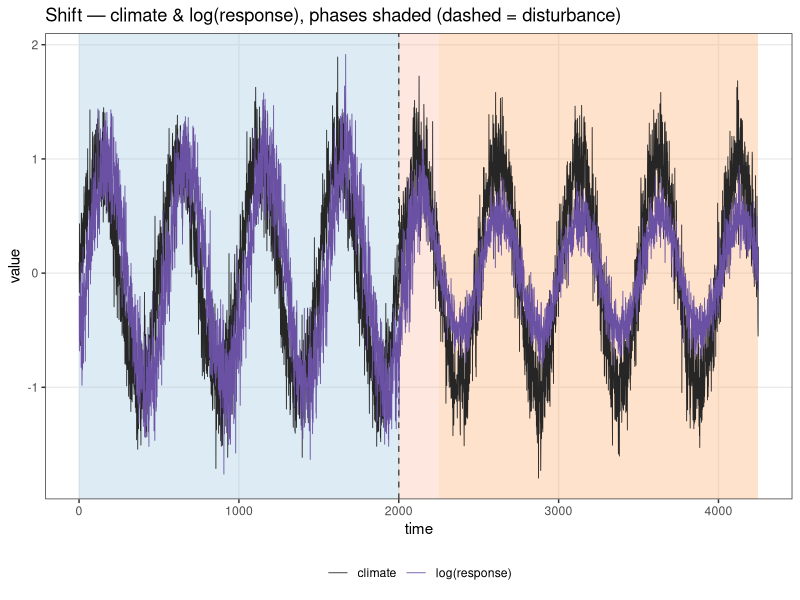
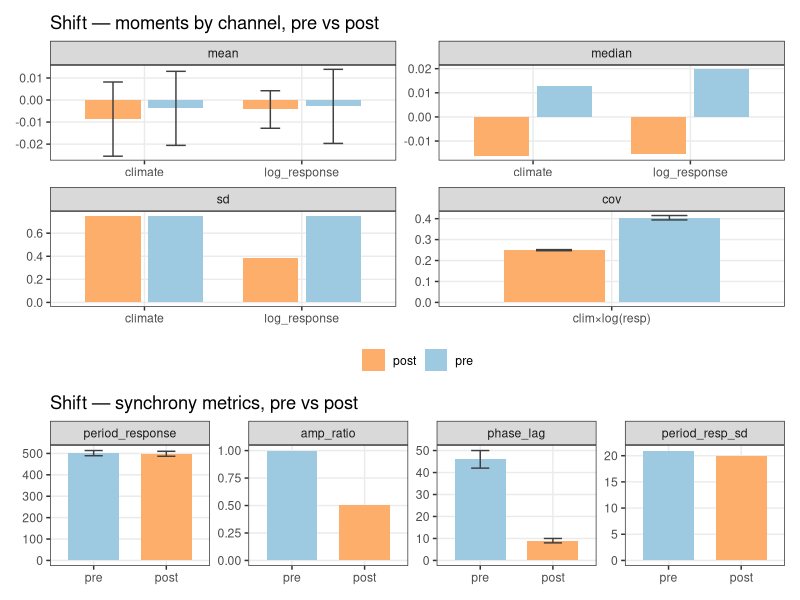
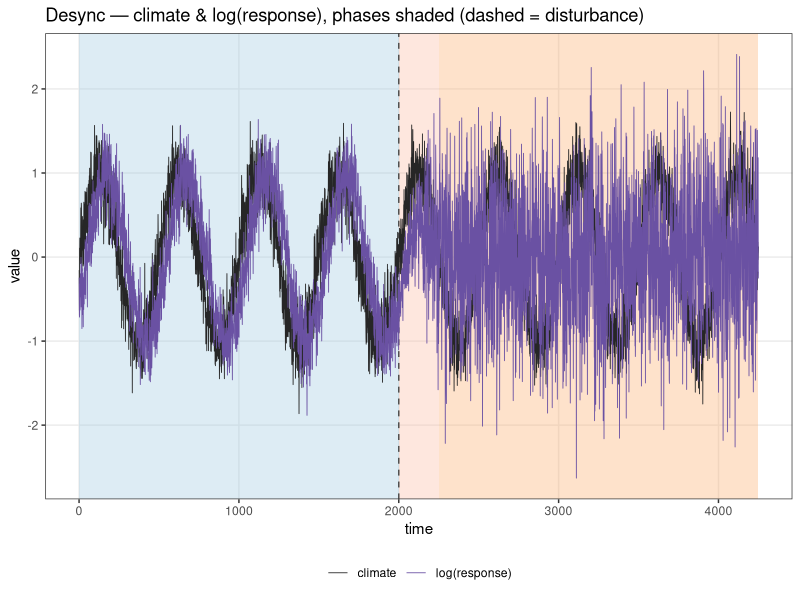
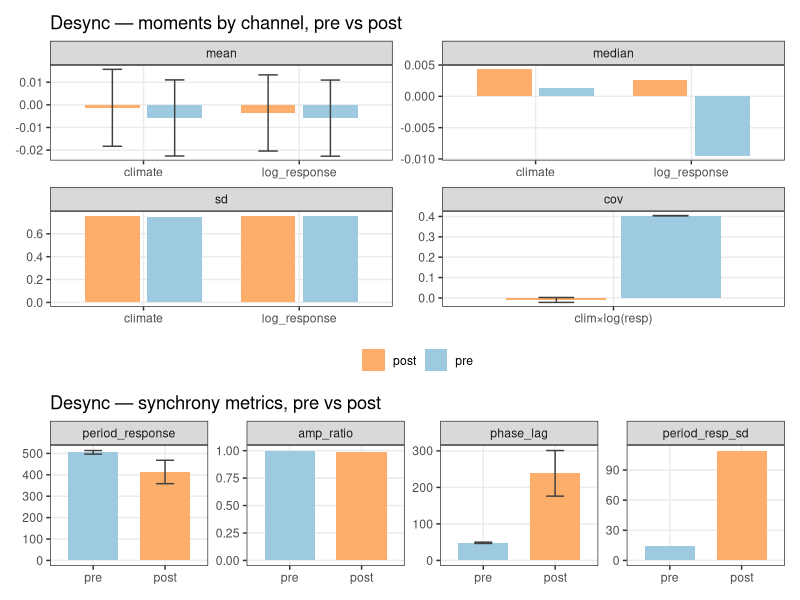
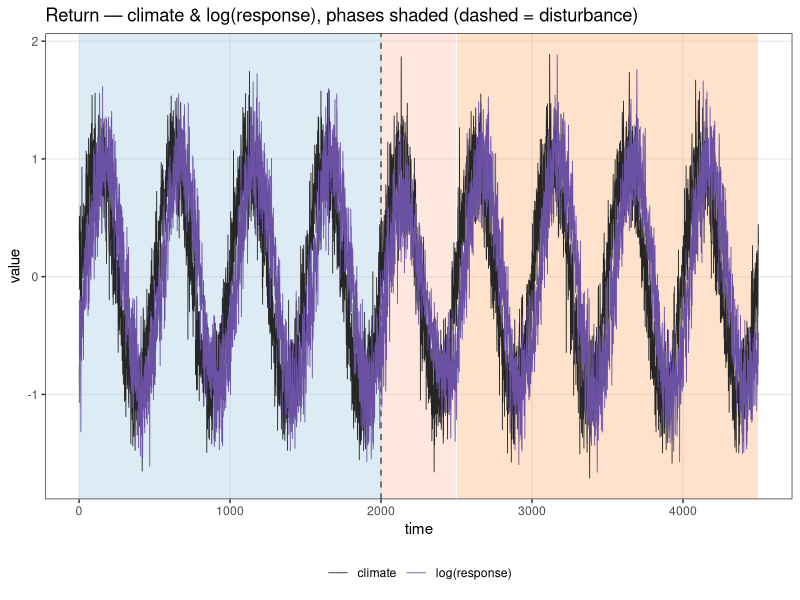
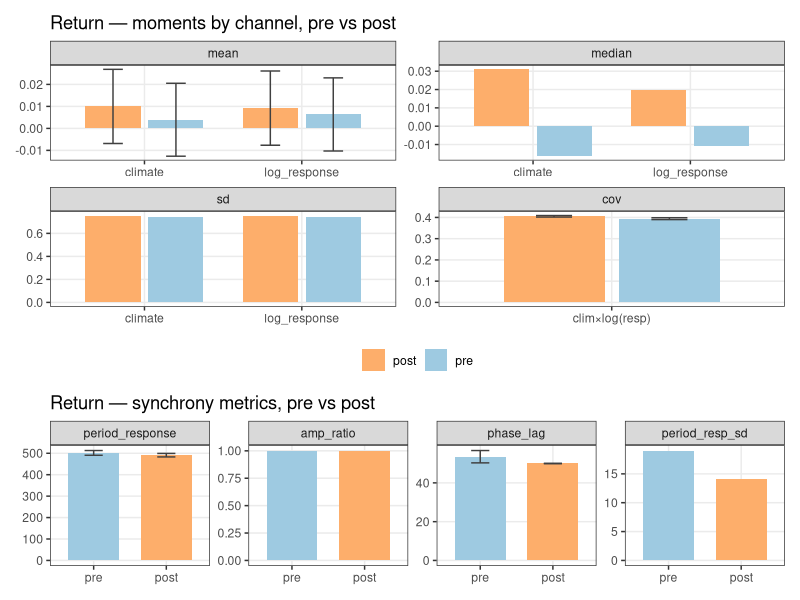
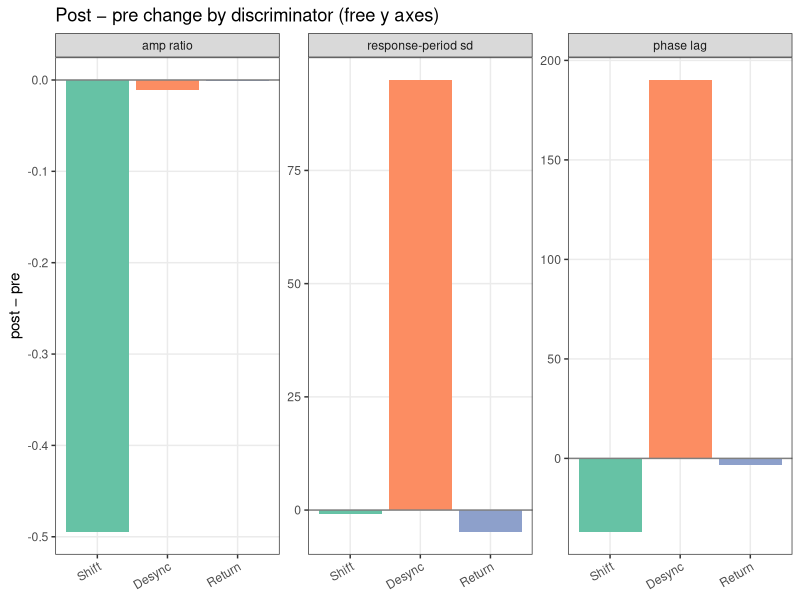

R code for these plots, in order:
## ---- chunk 1
knitr::opts_chunk$set(echo = TRUE, message = FALSE, warning = FALSE)
suppressMessages({ library(dplyr); library(tidyr); library(readr); library(ggplot2)
                   library(knitr); library(patchwork) })
theme_set(theme_bw(base_size = 11) +
  theme(panel.grid.minor = element_blank(), legend.position = "bottom"))
P <- 500   # generator period (steps); see CLAUDE.md. Only used to wrap phase lag into [0,P).
# auto-incrementing figure counter (document order) — used in each chunk's fig.cap.
fig_n <- local({ i <- 0L; function(x) { i <<- i + 1L; paste0("Figure ", i, ". ", x) } })
## ---- chunk 2
# centered moving average (window w); NA at the ±(w-1)/2 ends — used for peak-finding only.
smooth_ma <- function(x, w = 51) as.numeric(stats::filter(x, rep(1 / w, w)))

# local maxima of a smoothed copy, thinned greedily by height to a minimum separation `gap`.
# Two noise defences: keep only candidates above the window mean (an oscillation peak sits above
# its central tendency ⇒ drops trough-region ripples), then greedy gap≈0.6P ⇒ ≤1 peak/period.
find_peaks <- function(x, w = 51, gap = 300) {
  s <- smooth_ma(x, w); n <- length(s)
  interior <- s[2:(n - 1)] > s[1:(n - 2)] & s[2:(n - 1)] >= s[3:n]
  cand <- which(c(FALSE, interior, FALSE))            # NA comparisons drop out of which()
  cand <- cand[s[cand] > mean(s, na.rm = TRUE)]       # peaks lie above central tendency
  cand <- cand[order(s[cand], decreasing = TRUE)]     # tallest first
  keep <- integer(0)
  for (i in cand) if (all(abs(i - keep) >= gap)) keep <- c(keep, i)
  sort(keep)
}

# per-channel moments: central tendency (mean, median) + spread (sd, var, IQR, range).
series_stats <- function(x)
  tibble(mean = mean(x), median = median(x), sd = sd(x),
         var = var(x), IQR = IQR(x), range = diff(range(x)))

# per-response-peak offset behind the preceding climate peak, wrapped into [0,P). Empty if either
# channel has no peak. phase_lag = its mean; the vector also feeds the metric's standard error.
peak_offsets <- function(pc, pr) {
  if (!length(pc) || !length(pr)) return(numeric(0))
  vapply(pr, function(tr) {
    prior <- pc[pc <= tr]
    d <- if (length(prior)) tr - max(prior) else tr - min(pc)
    ((d %% P) + P) %% P
  }, numeric(1))
}
se_mean  <- function(x) if (length(x) > 1) sd(x) / sqrt(length(x)) else NA_real_  # SE of a sample mean

# covariance SE from per-cycle estimates: cut the window into P-long blocks, cov within each,
# SE = sd(block covs)/√n_blocks. Valid under autocorrelation — an iid cov SE would be far too
# narrow (effective n is the ~4 cycles, not the ~2000 points). Mirrors the peak-metric SEs.
cov_se <- function(x, y) {
  blk <- (seq_along(x) - 1) %/% P
  cv  <- tapply(seq_along(x), blk, function(i) if (length(i) > 2) cov(x[i], y[i]) else NA_real_)
  se_mean(cv[is.finite(cv)])
}

# synchrony summary for one settled window (climate/response columns). Peaks are found ONCE here
# and every derived quantity — including the mean-type standard errors (period_response_se,
# phase_lag_se) — reuses them, so callers never re-run find_peaks.
# period_resp_sd = spacing irregularity: small ⇒ clean oscillation, large ⇒ decoupled/noise.
sync_one <- function(sub) {
  pc <- find_peaks(sub$climate); pr <- find_peaks(sub$log_response)   # response peaks in log space
  dpr <- diff(pr); off <- peak_offsets(pc, pr)      # spacings / offsets feed both value and SE
  ac <- sd(sub$climate); ar <- sd(sub$log_response) # amp_response = sd(log R) ≈ β; sd computed once
  tibble(n = nrow(sub),
         period_climate     = mean(diff(pc)),
         period_response    = mean(dpr),
         period_response_se = se_mean(dpr),          # SE of the mean inter-peak interval
         period_resp_sd     = sd(dpr),
         amp_climate        = ac,
         amp_response       = ar,
         amp_ratio          = ar / ac,
         phase_lag          = if (length(off)) mean(off) else NA_real_,
         phase_lag_se       = se_mean(off))          # SE of the mean per-peak offset
}

# tables + figure for one dataset, over the settled pre/post regimes (transition excluded).
stats_by_period <- function(df)
  df %>% filter(phase %in% c("pre", "post")) %>%
    pivot_longer(c(climate, log_response), names_to = "series") %>%
    group_by(phase, series) %>% group_modify(~ series_stats(.x$value)) %>% ungroup() %>%
    mutate(phase = factor(phase, c("pre", "post"))) %>% arrange(phase, series)

sync_by_period <- function(df)
  bind_rows(pre  = sync_one(filter(df, phase == "pre")),
            post = sync_one(filter(df, phase == "post")), .id = "phase") %>%
    mutate(phase = factor(phase, c("pre", "post")))

# contiguous phase spans → shaded background bands (disturbance is a single step, drawn as a line).
phase_fill <- c(pre = "#9ecae1", disturbance = "grey45", transition = "#fcbba1", post = "#fdae6b")
plot_series <- function(df, title) {
  bands <- df %>% filter(phase != "disturbance") %>% group_by(phase) %>%
    summarise(xmin = min(time), xmax = max(time), .groups = "drop")
  td <- df$time[df$phase == "disturbance"]
  ggplot() +
    geom_rect(data = bands, aes(xmin = xmin, xmax = xmax, ymin = -Inf, ymax = Inf, fill = phase),
              alpha = 0.35, inherit.aes = FALSE) +
    geom_vline(xintercept = td, linetype = 2, colour = "grey30") +
    geom_line(data = pivot_longer(df, c(climate, log_response), names_to = "var") %>%
                mutate(var = recode(var, log_response = "log(response)")),
              aes(time, value, colour = var), linewidth = 0.3) +
    scale_fill_manual(values = phase_fill, guide = "none") +
    scale_colour_manual(values = c(climate = "grey15", `log(response)` = "#6a51a3")) +
    labs(title = title, x = "time", y = "value", colour = NULL)
}

# bar companions to the two tables; pre/post reuse the phase-band fills. free_y scales
# because metrics live on different units (amp ~1, period ~500, lag ~10s).
bar_fill <- c(pre = "#9ecae1", post = "#fdae6b")
# errbar=TRUE overlays ±1 SE (sd/√n) on the mean facet only. NB with autocorrelated series
# the iid SE is optimistic (too narrow); here it still dwarfs the ~0 means → not distinguishable.
# takes the precomputed stats tibble (stats_by_period) so the moments grid isn't recomputed;
# cov/n are still derived from df (not duplicated elsewhere).
plot_moments <- function(stats_x, df, title, errbar = FALSE) {   # central tendency + spread, per channel
  st <- stats_x %>% select(phase, series, mean, median, sd)
  nn <- df %>% filter(phase %in% c("pre", "post")) %>% count(phase, name = "n")   # rows per window
  # se lives on the wide table (sd/√n), tagged onto the mean rows after the pivot — no self-join.
  long <- st %>% left_join(nn, by = "phase") %>%
    mutate(se_mean = sd / sqrt(n)) %>%
    pivot_longer(c(mean, median, sd), names_to = "measure") %>%
    mutate(se = ifelse(measure == "mean", se_mean, NA_real_)) %>%
    select(phase, series, measure, value, se)
  # joint moment: one cov(climate, log_response) per regime → own facet (single x category).
  # per-cycle SE (see cov_se) — block SE, matching the other metrics.
  cov <- df %>% filter(phase %in% c("pre", "post")) %>% group_by(phase) %>%
    summarise(value = cov(climate, log_response), se = cov_se(climate, log_response), .groups = "drop") %>%
    mutate(phase = factor(phase, c("pre", "post")), series = "clim×log(resp)", measure = "cov")
  long <- bind_rows(long, cov) %>%
    mutate(measure = factor(measure, c("mean", "median", "sd", "cov")))
  ggplot(long, aes(series, value, fill = phase)) +
    geom_col(position = position_dodge(0.8), width = 0.7) +
    { if (errbar) geom_errorbar(aes(ymin = value - se, ymax = value + se),
        position = position_dodge(0.8), width = 0.25, colour = "grey25", na.rm = TRUE) } +
    facet_wrap(~ measure, scales = "free") +   # free x too: cov facet has its own single category
    scale_fill_manual(values = bar_fill) +
    labs(title = title, x = NULL, y = NULL, fill = NULL)
}

# takes the precomputed sync tibble (sync_by_period), which already carries the mean-type SEs
# (period_response_se, phase_lag_se) — so peaks are never re-found for the error bars.
plot_sync <- function(sync_x, title) {                  # peak-derived synchrony discriminators
  se_long <- sync_x %>%                                 # SE only for the mean-type metrics
    transmute(phase, period_response = period_response_se, phase_lag = phase_lag_se) %>%
    pivot_longer(-phase, names_to = "metric", values_to = "se")
  dat <- sync_x %>% select(phase, period_response, amp_ratio, phase_lag, period_resp_sd) %>%
    pivot_longer(-phase, names_to = "metric") %>%
    left_join(se_long, by = c("phase", "metric")) %>%   # amp_ratio & period_resp_sd → NA (no SE)
    mutate(metric = factor(metric, c("period_response", "amp_ratio", "phase_lag", "period_resp_sd")))
  ggplot(dat, aes(phase, value, fill = phase)) +
    geom_col(width = 0.7) +
    geom_errorbar(aes(ymin = value - se, ymax = value + se), width = 0.25, colour = "grey25", na.rm = TRUE) +
    facet_wrap(~ metric, scales = "free_y", nrow = 1) +
    scale_fill_manual(values = bar_fill, guide = "none") +
    labs(title = title, x = NULL, y = NULL)
}
## ---- chunk 3
# response is analyzed in log space (log-linear generator) → add log_response once at load.
d_shift  <- read_csv("synthetic_shift.csv",  show_col_types = FALSE) %>% mutate(log_response = log(response))
d_desync <- read_csv("synthetic_desync.csv", show_col_types = FALSE) %>% mutate(log_response = log(response))
d_return <- read_csv("synthetic_return.csv", show_col_types = FALSE) %>% mutate(log_response = log(response))
## ---- chunk 4
# Each dataset's moment / synchrony summaries are computed ONCE here (find_peaks runs a single
# time per window) and reused by every table, figure, and the cross-dataset summary below.
stats_shift  <- stats_by_period(d_shift);  sync_shift  <- sync_by_period(d_shift)
stats_desync <- stats_by_period(d_desync); sync_desync <- sync_by_period(d_desync)
stats_return <- stats_by_period(d_return); sync_return <- sync_by_period(d_return)
## ---- chunk 5
plot_series(d_shift, "Shift — climate & log(response), phases shaded (dashed = disturbance)")
## ---- chunk 6
cat(kable(stats_shift, digits = 3,
          caption = "Shift — per-channel moments, settled regimes"), sep = "\n")
cat("\n\n")
cat(kable(sync_shift %>% select(-ends_with("_se")), digits = 2,   # SEs shown as error bars, not in table
          caption = "Shift — peak-derived synchrony, pre vs post"), sep = "\n")
## ---- chunk 7
(plot_moments(stats_shift, d_shift, "Shift — moments by channel, pre vs post", errbar = TRUE) /
 plot_sync(sync_shift, "Shift — synchrony metrics, pre vs post")) +
  plot_layout(heights = c(2, 1))   # 2×2 moments gets twice the height of the 1-row sync strip
## ---- chunk 8
plot_series(d_desync, "Desync — climate & log(response), phases shaded (dashed = disturbance)")
## ---- chunk 9
cat(kable(stats_desync, digits = 3,
          caption = "Desync — per-channel moments, settled regimes"), sep = "\n")
cat("\n\n")
cat(kable(sync_desync %>% select(-ends_with("_se")), digits = 2,
          caption = "Desync — peak-derived synchrony, pre vs post"), sep = "\n")
## ---- chunk 10
(plot_moments(stats_desync, d_desync, "Desync — moments by channel, pre vs post", errbar = TRUE) /
 plot_sync(sync_desync, "Desync — synchrony metrics, pre vs post")) +
  plot_layout(heights = c(2, 1))
## ---- chunk 11
plot_series(d_return, "Return — climate & log(response), phases shaded (dashed = disturbance)")
## ---- chunk 12
cat(kable(stats_return, digits = 3,
          caption = "Return — per-channel moments, settled regimes"), sep = "\n")
cat("\n\n")
cat(kable(sync_return %>% select(-ends_with("_se")), digits = 2,
          caption = "Return — peak-derived synchrony, pre vs post"), sep = "\n")
## ---- chunk 13
(plot_moments(stats_return, d_return, "Return — moments by channel, pre vs post", errbar = TRUE) /
 plot_sync(sync_return, "Return — synchrony metrics, pre vs post")) +
  plot_layout(heights = c(2, 1))
## ---- chunk 14
sync_all <- bind_rows(Shift = sync_shift, Desync = sync_desync,   # reuse the summaries from `derive`
                      Return = sync_return, .id = "dataset")

# pre→post deltas of the discriminating metrics
delta <- sync_all %>%
  select(dataset, phase, amp_ratio, phase_lag, period_resp_sd) %>%
  pivot_longer(c(amp_ratio, phase_lag, period_resp_sd), names_to = "metric") %>%
  pivot_wider(names_from = phase, values_from = value) %>%
  mutate(delta = post - pre,
         dataset = factor(dataset, c("Shift", "Desync", "Return")))
## ---- chunk 15
cat(kable(delta %>% select(dataset, metric, pre, post, delta), digits = 2,
          caption = "pre → post change in synchrony discriminators, all datasets"), sep = "\n")
## ---- chunk 16
ggplot(delta, aes(dataset, delta, fill = dataset)) +
  geom_col() +
  geom_hline(yintercept = 0, colour = "grey50") +
  facet_wrap(~ metric, scales = "free_y",       # free_y: these discriminators live on different scales
             labeller = as_labeller(c(amp_ratio = "amp ratio", phase_lag = "phase lag",
                                      period_resp_sd = "response-period sd"))) +
  scale_fill_brewer(palette = "Set2", guide = "none") +
  labs(title = "Post − pre change by discriminator (free y axes)", x = NULL, y = "post − pre") +
  theme(axis.text.x = element_text(angle = 30, hjust = 1))
